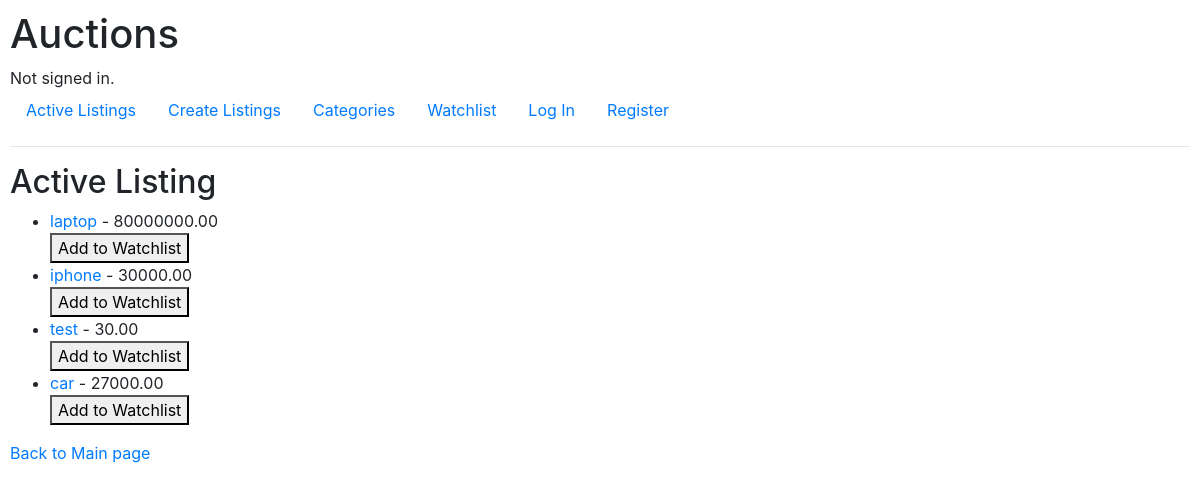
Before: /active_listing/ with the older database file.
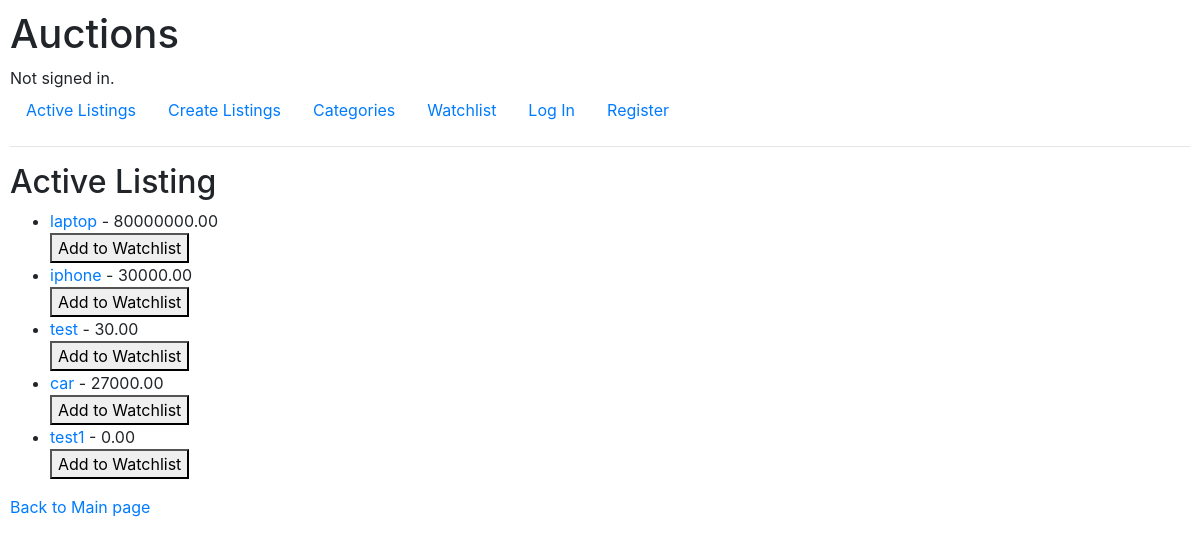
After: the same page with the newer database file.
### auctions/models.py (models this page shows)
class Listing(models.Model):
    title = models.CharField(max_length=64, unique= True)
    text_description = models.CharField(max_length=255)
    price = models.FloatField()
    inActive = models.BooleanField(default=True)
    owner = models.ForeignKey(User, on_delete=models.CASCADE, blank=True, null=True, related_name="user")
    category = models.ForeignKey(Category, on_delete=models.CASCADE, blank=True,null=True, related_name="category")
    image_url = models.URLField(blank=True, null=True)
    starting_bid = models.DecimalField(max_digits=10, decimal_places=2, default=0.0)
    current_highest_bid = models.DecimalField(max_digits=10, decimal_places=2, default=0)
    current_highest_bidder = models.ForeignKey(User, on_delete=models.SET_NULL, null=True, blank=True)
    watchlist_users = models.ManyToManyField(User,related_name='watchlist_listings', blank=True)

### auctions/views.py (the view)
# urls.py: path('active_listing/', views.active_listing, name='active_listing'),
def active_listing(request):
    listings = Listing.objects.all()
    return render(request, "auctions/active_listing.html", {'listings': listings})

### auctions/templates/auctions/active_listing.html (shortened to what this page needs)
{% extends "auctions/layout.html" %}
{% block body %}
    <h2>Active Listing</h2>
    <ul>
        {% for listing in listings %}
            <li>
                <a href="{% url 'listing_detail' listing.id %}">{{ listing.title }}</a> - {{listing.current_highest_bid}}
                <form method="POST" action="{% url 'add_to_watchlist' listing.id %}">
                    <button type="submit">Add to Watchlist</button>
                </form>
            </li>
        {% empty %}
            <li>No Listings available.</li>
        {% endfor %}
    </ul>
    <a href="{% url 'active_listing' %}">Back to Main page</a>
{% endblock %}

### auctions/templates/auctions/layout.html (shortened to what this page needs)
{% load static %}
<!DOCTYPE html>
<html lang="en">
    <head>
        <link rel="stylesheet" href="https://stackpath.bootstrapcdn.com/bootstrap/4.4.1/css/bootstrap.min.css">
        <link href="{% static 'auctions/styles.css' %}" rel="stylesheet">
    </head>
    <body>
        <h1>Auctions</h1>
        <div>
            {% if user.is_authenticated %}
                Signed in as <strong>{{ user.username }}</strong>.
            {% else %}
                Not signed in.
            {% endif %}
        </div>
        <ul class="nav">
            <li class="nav-item">
                <a class="nav-link" href="{% url 'active_listing' %}">Active Listings</a>
            </li>
            <li class="nav-item">
                <a class="nav-link" href="{% url 'create_listing' %}">Create Listings</a>
            </li>
            <li class="nav-item">
                <a class="nav-link" href="{% url 'create_listing' %}">Categories</a>
            </li>
            <li class="nav-item">
                <a class="nav-link" href="{% url 'watchlist' %}">Watchlist</a>
            </li>
            {% if user.is_authenticated %}
                <li class="nav-item">
                    <a class="nav-link" href="{% url 'logout' %}">Log Out</a>
                </li>
            {% else %}
                <li class="nav-item">
                    <a class="nav-link" href="{% url 'login' %}">Log In</a>
                </li>
                <li class="nav-item">
                    <a class="nav-link" href="{% url 'register' %}">Register</a>
                </li>
            {% endif %}
        </ul>
        <hr>
        {% block body %}
        {% endblock %}
    </body>
</html>

### auctions/static/auctions/styles.css (style rules this page uses)
body { padding: 10px; }

Changed rows visible on the page:
added Listing: title "test1", current_highest_bid "0.00"
